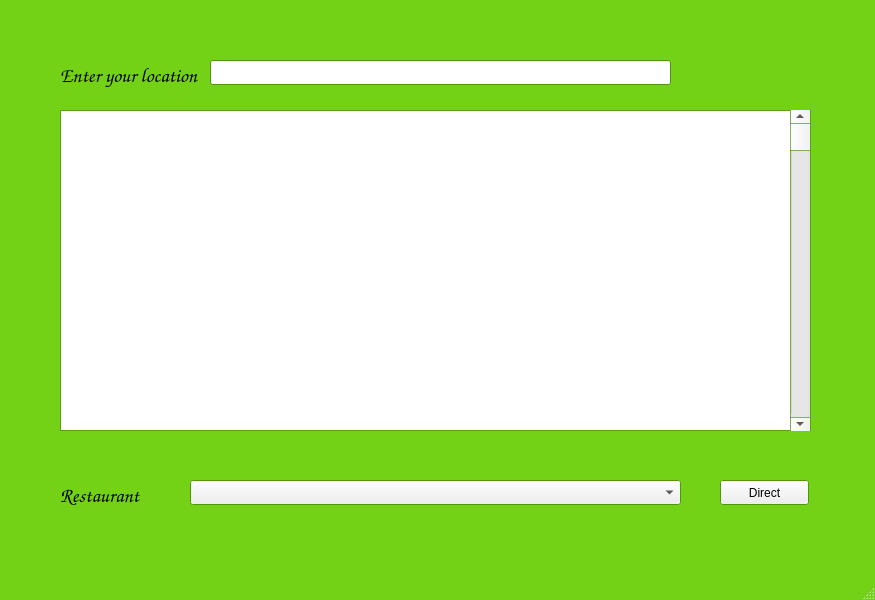
<?xml version="1.0" encoding="UTF-8"?>
<ui version="4.0">
 <class>MainWindow</class>
 <widget class="QMainWindow" name="MainWindow">
  <property name="geometry">
   <rect>
    <x>0</x>
    <y>0</y>
    <width>875</width>
    <height>600</height>
   </rect>
  </property>
  <property name="palette">
   <palette>
    <active>
     <colorrole role="Base">
      <brush brushstyle="SolidPattern">
       <color alpha="255">
        <red>255</red>
        <green>255</green>
        <blue>255</blue>
       </color>
      </brush>
     </colorrole>
     <colorrole role="Window">
      <brush brushstyle="SolidPattern">
       <color alpha="255">
        <red>115</red>
        <green>210</green>
        <blue>22</blue>
       </color>
      </brush>
     </colorrole>
    </active>
    <inactive>
     <colorrole role="Base">
      <brush brushstyle="SolidPattern">
       <color alpha="255">
        <red>255</red>
        <green>255</green>
        <blue>255</blue>
       </color>
      </brush>
     </colorrole>
     <colorrole role="Window">
      <brush brushstyle="SolidPattern">
       <color alpha="255">
        <red>115</red>
        <green>210</green>
        <blue>22</blue>
       </color>
      </brush>
     </colorrole>
    </inactive>
    <disabled>
     <colorrole role="Base">
      <brush brushstyle="SolidPattern">
       <color alpha="255">
        <red>115</red>
        <green>210</green>
        <blue>22</blue>
       </color>
      </brush>
     </colorrole>
     <colorrole role="Window">
      <brush brushstyle="SolidPattern">
       <color alpha="255">
        <red>115</red>
        <green>210</green>
        <blue>22</blue>
       </color>
      </brush>
     </colorrole>
    </disabled>
   </palette>
  </property>
  <property name="windowTitle">
   <string>MainWindow</string>
  </property>
  <widget class="QWidget" name="centralwidget">
   <widget class="QLabel" name="label">
    <property name="geometry">
     <rect>
      <x>20</x>
      <y>20</y>
      <width>831</width>
      <height>531</height>
     </rect>
    </property>
    <property name="palette">
     <palette>
      <active>
       <colorrole role="Base">
        <brush brushstyle="SolidPattern">
         <color alpha="255">
          <red>255</red>
          <green>255</green>
          <blue>255</blue>
         </color>
        </brush>
       </colorrole>
       <colorrole role="Window">
        <brush brushstyle="SolidPattern">
         <color alpha="255">
          <red>173</red>
          <green>127</green>
          <blue>168</blue>
         </color>
        </brush>
       </colorrole>
      </active>
      <inactive>
       <colorrole role="Base">
        <brush brushstyle="SolidPattern">
         <color alpha="255">
          <red>255</red>
          <green>255</green>
          <blue>255</blue>
         </color>
        </brush>
       </colorrole>
       <colorrole role="Window">
        <brush brushstyle="SolidPattern">
         <color alpha="255">
          <red>173</red>
          <green>127</green>
          <blue>168</blue>
         </color>
        </brush>
       </colorrole>
      </inactive>
      <disabled>
       <colorrole role="Base">
        <brush brushstyle="SolidPattern">
         <color alpha="255">
          <red>173</red>
          <green>127</green>
          <blue>168</blue>
         </color>
        </brush>
       </colorrole>
       <colorrole role="Window">
        <brush brushstyle="SolidPattern">
         <color alpha="255">
          <red>173</red>
          <green>127</green>
          <blue>168</blue>
         </color>
        </brush>
       </colorrole>
      </disabled>
     </palette>
    </property>
    <property name="text">
     <string/>
    </property>
    <property name="pixmap">
     <pixmap>../../../../media/dohai/Data/Downloads/tài liệu học tập/kì 20192/Hệ thống thông tin địa lý/sight1.jpg</pixmap>
    </property>
   </widget>
   <widget class="QLabel" name="label_2">
    <property name="geometry">
     <rect>
      <x>60</x>
      <y>60</y>
      <width>141</width>
      <height>31</height>
     </rect>
    </property>
    <property name="font">
     <font>
      <family>URW Chancery L</family>
      <pointsize>15</pointsize>
      <italic>true</italic>
     </font>
    </property>
    <property name="text">
     <string>Enter your location</string>
    </property>
   </widget>
   <widget class="QLineEdit" name="lineEdit">
    <property name="geometry">
     <rect>
      <x>210</x>
      <y>60</y>
      <width>461</width>
      <height>25</height>
     </rect>
    </property>
   </widget>
   <widget class="QTableView" name="tableView">
    <property name="geometry">
     <rect>
      <x>60</x>
      <y>110</y>
      <width>751</width>
      <height>321</height>
     </rect>
    </property>
   </widget>
   <widget class="QScrollBar" name="verticalScrollBar">
    <property name="geometry">
     <rect>
      <x>790</x>
      <y>110</y>
      <width>20</width>
      <height>321</height>
     </rect>
    </property>
    <property name="orientation">
     <enum>Qt::Vertical</enum>
    </property>
   </widget>
   <widget class="QComboBox" name="comboBox">
    <property name="geometry">
     <rect>
      <x>190</x>
      <y>480</y>
      <width>491</width>
      <height>25</height>
     </rect>
    </property>
   </widget>
   <widget class="QLabel" name="label_3">
    <property name="geometry">
     <rect>
      <x>60</x>
      <y>480</y>
      <width>91</width>
      <height>31</height>
     </rect>
    </property>
    <property name="font">
     <font>
      <family>URW Chancery L</family>
      <pointsize>15</pointsize>
      <italic>true</italic>
     </font>
    </property>
    <property name="text">
     <string>Restaurant</string>
    </property>
   </widget>
   <widget class="QPushButton" name="pushButton">
    <property name="geometry">
     <rect>
      <x>720</x>
      <y>480</y>
      <width>89</width>
      <height>25</height>
     </rect>
    </property>
    <property name="text">
     <string>Direct</string>
    </property>
   </widget>
  </widget>
  <widget class="QStatusBar" name="statusbar"/>
 </widget>
 <resources/>
 <connections/>
</ui>
